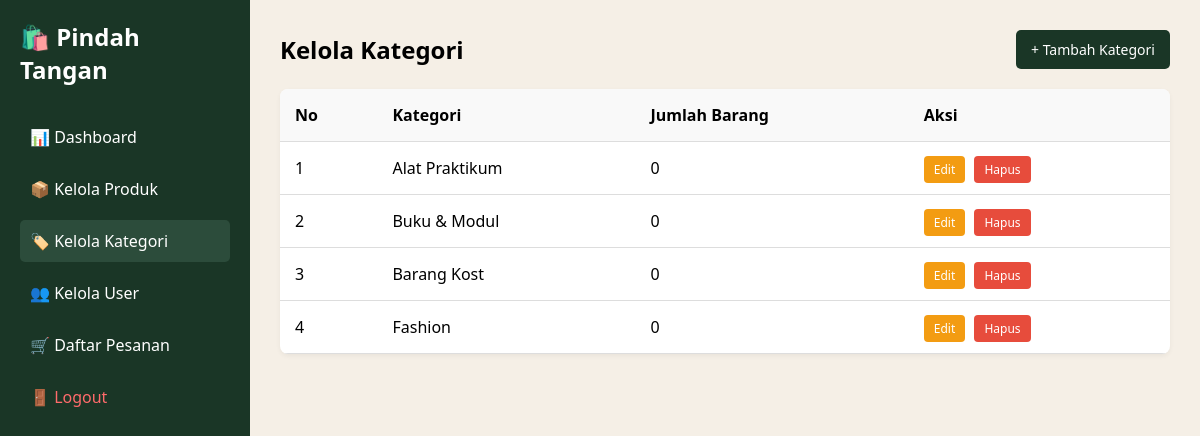
The page /kategori/index.php on the database its author committed.
### tables this page shows
CREATE TABLE `categories` (
  `id` int(11) NOT NULL,
  `nama_kategori` varchar(50) DEFAULT NULL,
  `slug` varchar(50) DEFAULT NULL
);

### kategori/index.php (the view, shortened to what this page needs)
<?php
include '../../config/koneksi.php';
$query_kat = mysqli_query($conn, "SELECT c.id, c.nama_kategori, COUNT(p.id) as jumlah_barang FROM categories c LEFT JOIN products p ON c.id = p.kategori_id GROUP BY c.id");
?>
<!DOCTYPE html>
<html lang="id">
<head>
</head>
<body>
    <div class="sidebar">
        <h2>🛍️ Pindah Tangan</h2>
        <ul>
            <li><a href="../dashboard.php">📊 Dashboard</a></li>
            <li><a href="../produk/index.php">📦 Kelola Produk</a></li>
            <li><a href="index.php" class="active">🏷️ Kelola Kategori</a></li>
            <li><a href="../user/index.php">👥 Kelola User</a></li>
            <li><a href="../pesanan/index.php">🛒 Daftar Pesanan</a></li>
            <li><a href="../../logout.php" style="color: #ff6b6b;">🚪 Logout</a></li>
        </ul>
    </div>
    <div class="main-content">
        <div class="header">
            <h2>Kelola Kategori</h2>
            <a href="tambah.php" class="btn-add">+ Tambah Kategori</a>
        </div>
        <table>
            <thead>
                <tr>
                    <th>No</th>
                    <th>Kategori</th>
                    <th>Jumlah Barang</th>
                    <th>Aksi</th>
                </tr>
            </thead>
            <tbody>
                <?php
                $no = 1;
                while($row = mysqli_fetch_assoc($query_kat)):
                ?>
                <tr>
                    <td><?= $no++ ?></td>
                    <td><?= $row['nama_kategori'] ?></td>
                    <td><?= $row['jumlah_barang'] ?></td>
                    <td>
                        <a href="edit.php?id=<?= $row['id'] ?>" class="action-btn btn-edit">Edit</a>
                        <a href="index.php?hapus=<?= $row['id'] ?>" class="action-btn btn-delete" onclick="return confirm('Hapus kategori ini?');">Hapus</a>
                    </td>
                </tr>
                <?php endwhile; ?>
            </tbody>
        </table>
    </div>
</body>
</html>

### kategori/index.php (style rules this page uses)
* { margin: 0; padding: 0; box-sizing: border-box; font-family: 'Segoe UI', sans-serif; }
body { display: flex; min-height: 100vh; background-color: #f5efe6; }
.sidebar { width: 250px; background-color: #1a3626; color: white; padding: 20px; }
.sidebar ul { list-style: none; margin-top: 30px; }
.sidebar ul li a { color: white; text-decoration: none; display: block; padding: 10px; border-radius: 5px; margin-bottom: 10px; }
.sidebar ul li a:hover, .sidebar ul li a.active { background-color: #2c4c3b; }
.main-content { flex: 1; padding: 30px; }
.header { display: flex; justify-content: space-between; align-items: center; margin-bottom: 20px; }
.btn-add { background-color: #1a3626; color: white; padding: 10px 15px; text-decoration: none; border-radius: 5px; font-size: 14px; }
table { width: 100%; border-collapse: collapse; background: white; border-radius: 8px; overflow: hidden; box-shadow: 0 2px 5px rgba(0,0,0,0.05); }
th, td { padding: 15px; text-align: left; border-bottom: 1px solid #ddd; }
th { background-color: #f9f9f9; }
.action-btn { text-decoration: none; padding: 5px 10px; border-radius: 4px; font-size: 12px; margin-right: 5px; color: white; }
.btn-edit { background-color: #f39c12; }
.btn-delete { background-color: #e74c3c; }

### rows shown on the page
categories: nama_kategori "Alat Praktikum", jumlah_barang "0"
categories: nama_kategori "Buku & Modul", jumlah_barang "0"
categories: nama_kategori "Barang Kost", jumlah_barang "0"
categories: nama_kategori "Fashion", jumlah_barang "0"
